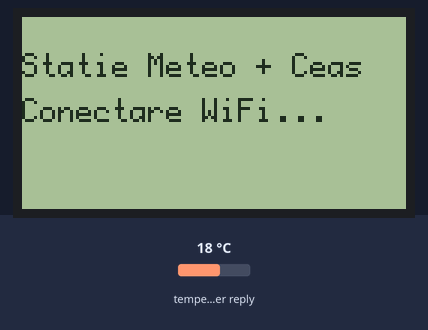
A sketch run on a simulated ESP32-C3. Shown: 128×64 one-colour display. Inputs (shaded band) come from the test bench; at power-on: temperature in the weather reply 18 °C. WiFi joins after 1.5 s; servers stay silent unless stated; the local clock reads 2024-03-15 10:24:30 at power-on unless the sketch sets it; web services answer with replies made up by the test bench; what the sketch prints to the serial monitor is not drawn.

Above: at 0.1 s.
At 4.3 s:
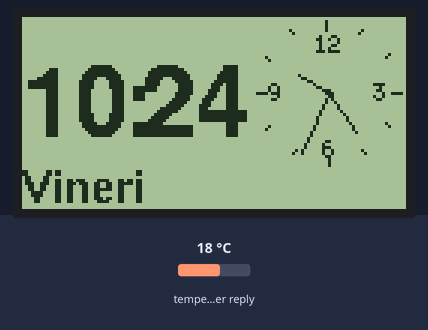
At 8.2 s:
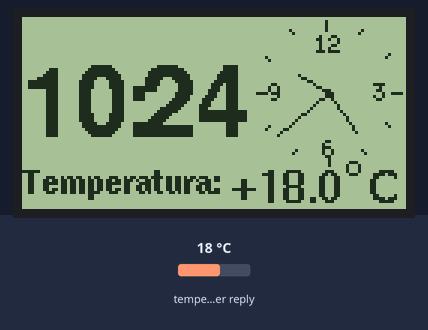
At 13.1 s:
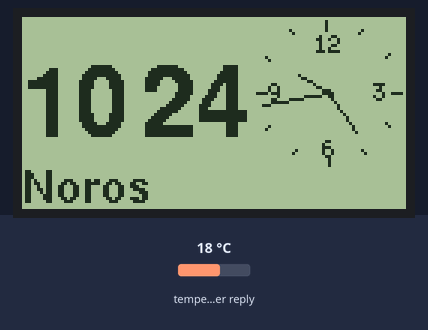
At 21.1 s:
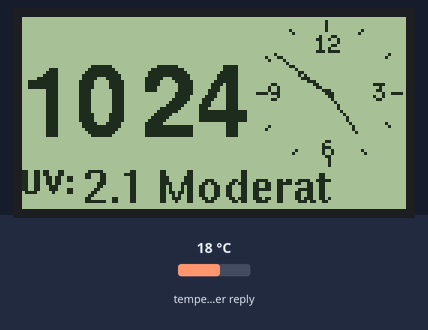
At 37.1 s:
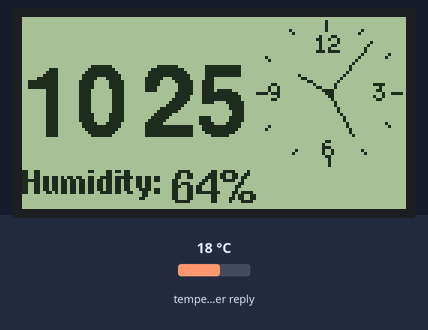

The sketch:

weatherstation2_esp32c3_st7920_v1b.ino
```cpp
/*
 * ==============================================================================
 * PROIECT: Stație Meteo Bilingvă cu Ceas Analog și Digital
 * ==============================================================================
 */

#include <WiFi.h>
#include <WebServer.h>
#include <WiFiManager.h>
#include <U8g2lib.h>
#include <time.h>
#include <HTTPClient.h>
#include <ArduinoJson.h>

#define SCLK_PIN 2
#define MOSI_PIN 3
#define CS_PIN   4

U8G2_ST7920_128X64_F_SW_SPI u8g2(U8G2_R2, SCLK_PIN, MOSI_PIN, CS_PIN, U8X8_PIN_NONE);

const char* ntpServer = "pool.ntp.org";

const unsigned long wifiCheckInterval = 30000;
const unsigned long weatherInterval = 600000;

unsigned long lastWifiCheckTime = 0;
unsigned long lastWeatherUpdate = 0;

int ora = 0;
int minut = 0;
int secunda = 0;
int zi, zi2, luna, an;
String weekDays1[7]={"Sunday", "Monday", "Tuesday", "Wednesday", "Thursday", "Friday", "Saturday"};
String weekDays2[7]={"Duminica", "Luni", "Marti", "Miercuri", "Joi", "Vineri", "Sambata"};

// Variabile meteo
float temperatura = 0.0;
int umiditate = 0;
int codVreme = 0;
float vitezaVant = 0.0;
int directieVant = 0;
float presiuneHpa = 0.0;
float indiceUV = 0.0;
int calitateAer = 0;

// Coordonate GPS (Craiova)
const char* lat = "44.3167";
const char* lon = "23.8000";

DynamicJsonDocument docMeteo(2048);
DynamicJsonDocument docAer(512);

// Variabile pentru desenul ceasului
float Vinkel = 0;
int X2 = 0, Y2 = 0, X3 = 0, Y3 = 0;

// ================= FUNCȚII DE TRADUCERE VREME =================
String getVremeRO(int code) {
  switch(code) {
    case 0: return "Senin"; case 1: return "Predom. senin"; case 2: return "Partial noros";
    case 3: return "Noros"; case 45: case 48: return "Ceata";
    case 51: case 53: case 55: return "Burnita"; case 56: case 57: return "Burnita inghet.";
    case 61: case 63: case 65: return "Ploaie"; case 66: case 67: return "Ploaie inghet.";
    case 71: case 73: case 75: case 77: return "Ninsoare";
    case 80: case 81: case 82: return "Averse"; case 85: case 86: return "Ninsoare trec.";
    case 95: return "Furtuna"; case 96: case 99: return "Furtuna+Grind.";
    default: return "N/A";
  }
}

String getVremeEN(int code) {
  switch(code) {
    case 0: return "Clear sky"; case 1: return "Mainly clear"; case 2: return "Partly cloudy";
    case 3: return "Overcast"; case 45: case 48: return "Fog";
    case 51: case 53: case 55: return "Drizzle"; case 56: case 57: return "Frz. drizzle";
    case 61: case 63: case 65: return "Rain"; case 66: case 67: return "Frz. rain";
    case 71: case 73: case 75: case 77: return "Snow";
    case 80: case 81: case 82: return "Rain showers"; case 85: case 86: return "Snow showers";
    case 95: return "Thunderstorm"; case 96: case 99: return "T-Storm/Hail";
    default: return "N/A";
  }
}

String getDirectieVantRO(int grade) {
  if (grade >= 337.5 || grade < 22.5) return "N"; if (grade >= 22.5 && grade < 67.5) return "NE";
  if (grade >= 67.5 && grade < 112.5) return "E"; if (grade >= 112.5 && grade < 157.5) return "SE";
  if (grade >= 157.5 && grade < 202.5) return "S"; if (grade >= 202.5 && grade < 247.5) return "SV";
  if (grade >= 247.5 && grade < 292.5) return "V"; if (grade >= 292.5 && grade < 337.5) return "NV";
  return "N";
}

String getDirectieVantEN(int grade) {
  if (grade >= 337.5 || grade < 22.5) return "N"; if (grade >= 22.5 && grade < 67.5) return "NE";
  if (grade >= 67.5 && grade < 112.5) return "E"; if (grade >= 112.5 && grade < 157.5) return "SE";
  if (grade >= 157.5 && grade < 202.5) return "S"; if (grade >= 202.5 && grade < 247.5) return "SW";
  if (grade >= 247.5 && grade < 292.5) return "W"; if (grade >= 292.5 && grade < 337.5) return "NW";
  return "N";
}

String getCalificativUV_RO(float uv) {
  if (uv <= 2) return "Scazut"; if (uv <= 5) return "Moderat";
  if (uv <= 7) return "Ridicat"; if (uv <= 10) return "Foarte ridicat"; return "Extrem";
}

String getCalificativUV_EN(float uv) {
  if (uv <= 2) return "Low"; if (uv <= 5) return "Moderate";
  if (uv <= 7) return "High"; if (uv <= 10) return "Very High"; return "Extreme";
}

String getCalificativAQI_RO(int aqi) {
  if (aqi <= 20) return "Bun"; if (aqi <= 40) return "Acceptabil"; if (aqi <= 60) return "Moderat";
  if (aqi <= 80) return "Slab"; if (aqi <= 100) return "Foarte slab"; return "Extrem de slab";
}

String getCalificativAQI_EN(int aqi) {
  if (aqi <= 20) return "Good"; if (aqi <= 40) return "Fair"; if (aqi <= 60) return "Moderate";
  if (aqi <= 80) return "Poor"; if (aqi <= 100) return "Very Poor"; return "Extremely Poor";
}

// ================= FUNCȚII METEO API =================
void updateWeather() {
  if (WiFi.status() == WL_CONNECTED) {
    HTTPClient http;
    String url = "http://api.open-meteo.com/v1/forecast?latitude=" + String(lat) +
                 "&longitude=" + String(lon) +
                 "&current=temperature_2m,relative_humidity_2m,weather_code,wind_speed_10m,wind_direction_10m,pressure_msl,uv_index";
    http.begin(url);
    int httpCode = http.GET();
    if (httpCode == 200) {
      String payload = http.getString();
      deserializeJson(docMeteo, payload);
      temperatura = docMeteo["current"]["temperature_2m"].as<float>();
      umiditate = docMeteo["current"]["relative_humidity_2m"].as<int>();
      codVreme = docMeteo["current"]["weather_code"].as<int>();
      vitezaVant = docMeteo["current"]["wind_speed_10m"].as<float>();
      directieVant = docMeteo["current"]["wind_direction_10m"].as<int>();
      presiuneHpa = docMeteo["current"]["pressure_msl"].as<float>();
      indiceUV = docMeteo["current"]["uv_index"].as<float>();
    }
    http.end();
  }
}

void updateAirQuality() {
  if (WiFi.status() == WL_CONNECTED) {
    HTTPClient http;
    String url = "https://air-quality-api.open-meteo.com/v1/air-quality?latitude=" + String(lat) +
                 "&longitude=" + String(lon) + "&current=european_aqi";
    http.begin(url);
    int httpCode = http.GET();
    if (httpCode == 200) {
      String payload = http.getString();
      deserializeJson(docAer, payload);
      calitateAer = docAer["current"]["european_aqi"].as<int>();
    }
    http.end();
  }
}

// ================= FUNCȚII CEAS ANALOGIC =================
void TegnViser(float Omdreining, float forhold, int Radius, int CX, int CY) {
    Vinkel = Omdreining * 2.0 * 3.1415 / forhold - 1.5707;
    X2 = CX + Radius * cos(Vinkel);
    Y2 = CY + Radius * sin(Vinkel);
    u8g2.drawLine(CX, CY, X2, Y2);
}

void DeseneazaCeasMare(int CX, int CY) {
    u8g2.drawCircle(CX, CY, 1);

    TegnViser(ora % 12, 12.0, 11, CX, CY);
    TegnViser(minut, 60.0, 17, CX, CY);
    TegnViser(secunda, 60.0, 22, CX, CY);

    for(int i = 0; i < 12; i++) {
      Vinkel = i / 12.0 * 2 * 3.1415;
      int r1 = 24; int r2 = 22;
      if (i % 3 == 0) { r1 = 24; r2 = 21; }

      X2 = CX + r1 * cos(Vinkel);
      Y2 = CY + r1 * sin(Vinkel);
      X3 = CX + r2 * cos(Vinkel);
      Y3 = CY + r2 * sin(Vinkel);
      u8g2.drawLine(X2, Y2, X3, Y3);
    }

    u8g2.setFont(u8g2_font_5x8_tr);
    u8g2.setFontPosTop();
    u8g2.drawStr(CX - 5, CY - 20, "12");
    u8g2.drawStr(CX + 15, CY - 4, "3");
    u8g2.drawStr(CX - 2, CY + 15, "6");
    u8g2.drawStr(CX - 20, CY - 4, "9");
}

// ================= SETUP & LOOP =================
void setup() {
    Serial.begin(115200);

    u8g2.begin();
    u8g2.setContrast(255);
    u8g2.clearBuffer();
    u8g2.setFont(u8g2_font_profont12_mr);
    u8g2.drawStr(0, 20, "Statie Meteo + Ceas");
    u8g2.drawStr(0, 35, "Conectare WiFi...");
    u8g2.sendBuffer();
    delay(2000);

    WiFiManager wifiManager;
    wifiManager.autoConnect("MeteoAP");

    configTime(0, 0, "pool.ntp.org", "time.nist.gov");
    setenv("TZ", "EET-2EEST,M3.5.0/3,M10.5.0/4", 1);
    tzset();

    Serial.println("Astept sincronizarea NTP...");
    struct tm timeinfo;
    while (!getLocalTime(&timeinfo)) {
      delay(500);
      Serial.print(".");
    }
    Serial.println("\nNTP Sincronizat!");

    updateWeather();
    updateAirQuality();
    lastWeatherUpdate = millis();
}

void loop() {
  if (millis() - lastWifiCheckTime >= wifiCheckInterval) {
    lastWifiCheckTime = millis();
    if (WiFi.status() != WL_CONNECTED) WiFi.reconnect();
  }

  if (WiFi.status() == WL_CONNECTED && millis() - lastWeatherUpdate >= weatherInterval) {
    updateWeather();
    updateAirQuality();
    lastWeatherUpdate = millis();
  }

  struct tm timeinfo;
  if (getLocalTime(&timeinfo, 100)) {
    ora = timeinfo.tm_hour;
    minut = timeinfo.tm_min;
    secunda = timeinfo.tm_sec;
    zi = timeinfo.tm_mday;
    luna = timeinfo.tm_mon + 1;
    an = timeinfo.tm_year + 1900;
    zi2 = timeinfo.tm_wday;
  }

  deseneazaEcran();
  delay(250);
}

void deseneazaEcran() {
  int rawState = (millis() / 3000);
  int displayState;

  if (indiceUV < 0.1) {
    int adjState = rawState % 16;
    if (adjState < 7) displayState = adjState;
    else if (adjState < 15) displayState = adjState + 1;
    else displayState = adjState + 2;
  } else {
    displayState = rawState % 18;
  }

  u8g2.clearBuffer();

  // ==========================================
  // 1. ORA DIGITALA (URCATĂ LA LIMITA MAXIMĂ SUS)
  // ==========================================
  u8g2.setFont(u8g2_font_helvB24_tr);
  int textY = 14; // Y=14 este limita maximă sus fără a tăia literele
  u8g2.setCursor(0, textY);

  if (ora < 10) u8g2.print("0");
  u8g2.print(ora);

  int hourEndX = u8g2.getCursorX();
  int colonWidth = u8g2.getStrWidth(":");

  u8g2.setCursor(hourEndX-2, textY);
  if (secunda % 2 == 0) u8g2.print(":"); else u8g2.print(" ");

  // Ancorare perfectă a minutelor
  u8g2.setCursor(hourEndX + colonWidth-4, textY);
  if (minut < 10) u8g2.print("0");
  u8g2.print(minut);

  // 2. CEAS ANALOGIC
  DeseneazaCeasMare(102, 25);

  // ==========================================
  // 3. ZONA DE JOS
  // ==========================================
  u8g2.setCursor(0, 50);

  switch(displayState) {
    // ================= ROMANA =================
    case 0: {
      u8g2.setFont(u8g2_font_helvB10_tr);
      if (zi < 10) u8g2.print("0");
      u8g2.print(zi); u8g2.print(".");
      if (luna < 10) u8g2.print("0");
      u8g2.print(luna); u8g2.print("."); u8g2.print(an);
      break;
    }
    case 1: {
      u8g2.setFont(u8g2_font_helvB10_tr);
      u8g2.print(weekDays2[zi2]);
      break;
    }
    case 2: {
      u8g2.setFont(u8g2_font_helvB08_tr); u8g2.print("Temperatura: ");
      u8g2.setFont(u8g2_font_helvB10_tr);
      if (temperatura >= 0) u8g2.print("+");
      u8g2.print(temperatura, 1);
      int gradX = u8g2.getCursorX() + 3;
      int gradY = 50; // CORECTAT: Lipit fix de baza literelor de 10px
      u8g2.drawCircle(gradX, gradY, 2);
      u8g2.setCursor(gradX + 5, 50); u8g2.print("C");
      break;
    }
    case 3: {
      u8g2.setFont(u8g2_font_helvB08_tr); u8g2.print("Umiditatea: ");
      u8g2.setFont(u8g2_font_helvB10_tr); u8g2.print(umiditate); u8g2.print("%");
      break;
    }
    case 4: {
      u8g2.setFont(u8g2_font_helvB10_tr); u8g2.print(getVremeRO(codVreme));
      break;
    }
    case 5: {
      u8g2.setFont(u8g2_font_helvB08_tr); u8g2.print("Vant: ");
      u8g2.setFont(u8g2_font_helvB10_tr);
      u8g2.print(getDirectieVantRO(directieVant));
      u8g2.print(" "); u8g2.print((int)vitezaVant); u8g2.print("km/h");
      break;
    }
    case 6: {
      u8g2.setFont(u8g2_font_helvB08_tr); u8g2.print("Presiune: ");
      u8g2.setFont(u8g2_font_helvB10_tr);
      u8g2.print((int)(presiuneHpa * 0.750062)); u8g2.print(" mmHg");
      break;
    }
    case 7: {
      u8g2.setFont(u8g2_font_helvB08_tr); u8g2.print("UV: ");
      u8g2.setFont(u8g2_font_helvB10_tr);
      u8g2.print(indiceUV, 1); u8g2.print(" "); u8g2.print(getCalificativUV_RO(indiceUV));
      break;
    }
    case 8: {
      u8g2.setFont(u8g2_font_helvB08_tr); u8g2.print("Aer: ");
      u8g2.setFont(u8g2_font_helvB10_tr);
      u8g2.print(calitateAer); u8g2.print(" "); u8g2.print(getCalificativAQI_RO(calitateAer));
      break;
    }

    // ================= ENGLEZA =================
    case 9: {
      u8g2.setFont(u8g2_font_helvB10_tr);
      if (zi < 10) u8g2.print("0");
      u8g2.print(zi); u8g2.print(".");
      if (luna < 10) u8g2.print("0");
      u8g2.print(luna); u8g2.print("."); u8g2.print(an);
      break;
    }
    case 10: {
      u8g2.setFont(u8g2_font_helvB10_tr); u8g2.print(weekDays1[zi2]);
      break;
    }
    case 11: {
      u8g2.setFont(u8g2_font_helvB08_tr); u8g2.print("Temperature: ");
      u8g2.setFont(u8g2_font_helvB10_tr);
      if (temperatura >= 0) u8g2.print("+");
      u8g2.print(temperatura, 1);
      int gradX = u8g2.getCursorX() + 3;
      int gradY = 50; // CORECTAT: Lipit fix de baza literelor
      u8g2.drawCircle(gradX, gradY, 2);
      u8g2.setCursor(gradX + 5, 50); u8g2.print("C");
      break;
    }
    case 12: {
      u8g2.setFont(u8g2_font_helvB08_tr); u8g2.print("Humidity: ");
      u8g2.setFont(u8g2_font_helvB10_tr); u8g2.print(umiditate); u8g2.print("%");
      break;
    }
    case 13: {
      u8g2.setFont(u8g2_font_helvB10_tr); u8g2.print(getVremeEN(codVreme));
      break;
    }
    case 14: {
      u8g2.setFont(u8g2_font_helvB08_tr); u8g2.print("Wind: ");
      u8g2.setFont(u8g2_font_helvB10_tr);
      u8g2.print(getDirectieVantEN(directieVant));
      u8g2.print(" "); u8g2.print((int)vitezaVant); u8g2.print("km/h");
      break;
    }
    case 15: {
      u8g2.setFont(u8g2_font_helvB08_tr); u8g2.print("Pressure: ");
      u8g2.setFont(u8g2_font_helvB10_tr);
      u8g2.print((int)(presiuneHpa * 0.750062)); u8g2.print(" mmHg");
      break;
    }
    case 16: {
      u8g2.setFont(u8g2_font_helvB08_tr); u8g2.print("UV: ");
      u8g2.setFont(u8g2_font_helvB10_tr);
      u8g2.print(indiceUV, 1); u8g2.print(" "); u8g2.print(getCalificativUV_EN(indiceUV));
      break;
    }
    case 17: {
      u8g2.setFont(u8g2_font_helvB08_tr); u8g2.print("Air: ");
      u8g2.setFont(u8g2_font_helvB10_tr);
      u8g2.print(calitateAer); u8g2.print(" "); u8g2.print(getCalificativAQI_EN(calitateAer));
      break;
    }
  }

  u8g2.sendBuffer();
}
```

Measured:
- what the display in image 1 shows lasts 0.8 s, from 4.3 s to 5.1 s
- what the display in image 2 shows lasts 1.1 s, from 8.1 s to 9.2 s
